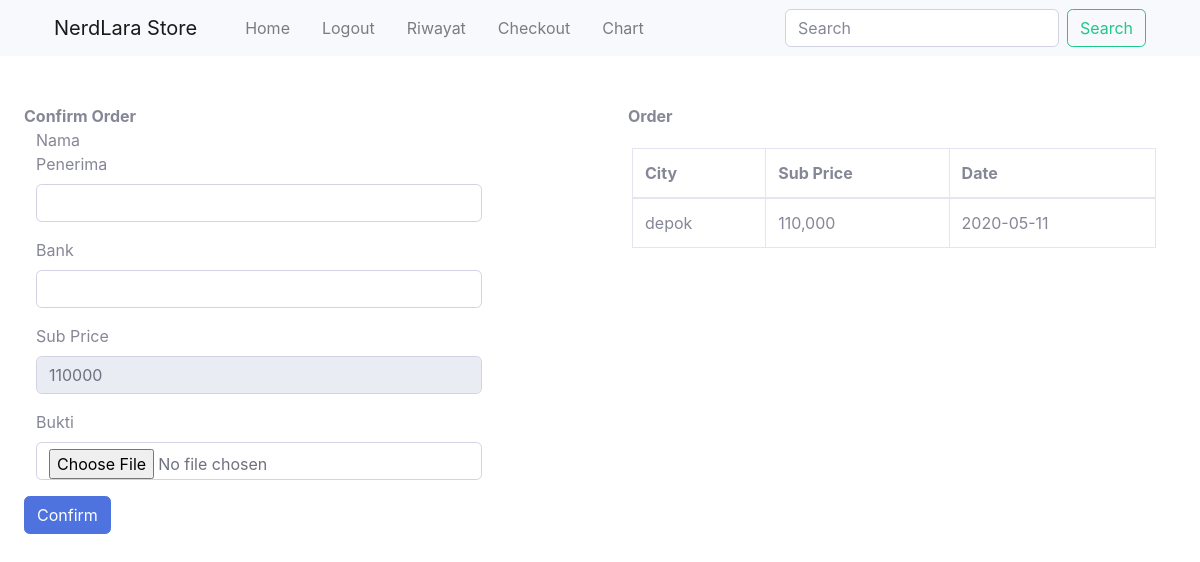
The app's page /pembayaran.php?id=17 (signed in) with its own data.
### tables this page shows
CREATE TABLE `pembelian` (
  `id_pembelian` int(11) NOT NULL,
  `id_pelanggan` int(11) NOT NULL,
  `id_ongkir` int(11) NOT NULL,
  `tanggal_pembelian` date NOT NULL,
  `total_pembelian` int(11) NOT NULL,
  `nama_kota` varchar(90) NOT NULL,
  `tarif` int(11) NOT NULL,
  `alamat_pengiriman` varchar(80) NOT NULL,
  `status_pembelian` varchar(100) NOT NULL DEFAULT 'pending'
);

### pembayaran.php (the view, shortened to what this page needs)
<?php
include "koneksi.php";
    $idpembelian= $_GET["id"];
    $pembelian= $koneksi->query("SELECT * FROM pembelian WHERE id_pembelian ='$idpembelian'");
    $hasil= $pembelian->fetch_assoc();
?>
<!DOCTYPE html>
<html lang="en">
<head>
    <link rel="stylesheet" href="admin/css/sb-admin-2.min.css">
</head>
<body>
    <?php include "menu.php";?>
<div class="container-fluid mt-5 ml-auto">
    <div class="row">
    <div class="col-md-6 ml-auto">
              <strong >Confirm Order</strong>
              <div class="panel-body">
                            <form method="post" class="form-horizontal" enctype="multipart/form-data">
                                <div class="form-group">
                                     <label for="nama" class="control-label col-md-3">Nama Penerima</label>
                                    <div class="col-md-10">
                                     <input type="text" class="form-control" name="nama" placeholder="" required>
                                    </div>
                                </div>
                                <div class="panel-body">
                                <div class="form-group">
                                     <label for="" class="control-label col-md-3">Bank</label>
                                    <div class="col-md-10">
                                     <input type="text" class="form-control" name="bank" placeholder="" required>
                                    </div>
                                </div>
                                <div class="panel-body">
                                <div class="form-group">
                                     <label for="nama" class="control-label col-md-3">Sub Price</label>
                                    <div class="col-md-10">
                                     <input type="text" class="form-control"
                                     name="jumlah" placeholder="" value="<?php echo $hasil['total_pembelian']?>"readonly>
                                    </div>
                                </div>
                                <div class="form-group">
                                     <label for="nama" class="control-label col-md-3">Bukti</label>
                                    <div class="col-md-10">
                                     <input type="file" class="form-control" name="bukti" placeholder="" required>
                                    </div>
                                </div>
                        <button class="btn btn-primary" name="confirm">  Confirm</button>
                    </form>
                </div>
            </div>
        </div>
</div>
        <div class="col-md-6">
        <strong class="ml-3">Order</strong>
        <div class="card-body">
              <div class="table-responsive">
                <table class="table table-bordered" id="dataTable" width="100%" cellspacing="0">
                  <thead>
                    <tr>
                      <th>City</th>
                      <th>Sub Price</th>
                      <th>Date</th>
                    </tr>
                  </thead>
                  <tbody>
                    <tr>
                      <td><?php echo $hasil['nama_kota']; ?></td>
                      <td><?php echo number_format($hasil['total_pembelian']); ?></td>
                      <td> <?php echo $hasil['tanggal_pembelian'];?></td>
                    </tr>
                </tbody>
</table>
        </div>
        </div>
</div>
</body>
</html>

### records on screen
pembelian: jumlah "110000", nama_kota "depok", total_pembelian "110,000", tanggal_pembelian "2020-05-11"
